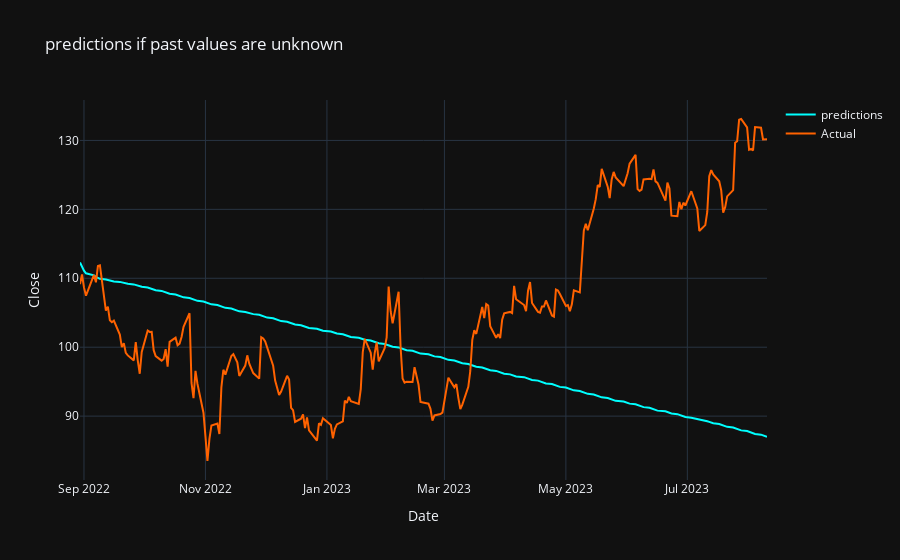

The code cell stored with this chart in its notebook:
### Code cell
fig=go.Figure()
fig.add_scatter(x=test_dates,y=le.inverse_transform(updated_x[0][backcandles:]).ravel(),
                marker=dict(color="#00ffff"),
                name="predictions")
fig.add_scatter(x=test_dates,y=le.inverse_transform(y_test).ravel(),
                marker=dict(color="#ff6200"),
                name="Actual")
fig.update_layout(template="plotly_dark",
                  hovermode='x unified',
                  xaxis_title="Date",
                  yaxis_title="Close",
                  title="predictions if past values are unknown")

### Figure 1 — Plotly figure (JSON) as saved in the notebook; plotly's stock layout.template omitted (floating-point values rounded to 4 significant figures; data arrays with more than 128 entries replaced by an {"elided": "..."} marker saying what was removed)
{"data": [{"marker": {"color": "#00ffff"}, "name": "predictions", "type": "scatter", "x": {"elided": "238 str values"}, "y": {"elided": "238 float values"}}, {"marker": {"color": "#ff6200"}, "name": "Actual", "type": "scatter", "x": {"elided": "238 str values"}, "y": {"elided": "238 float values"}}], "layout": {"hovermode": "x unified", "title": {"text": "predictions if past values are unknown"}, "xaxis": {"title": {"text": "Date"}}, "yaxis": {"title": {"text": "Close"}}}}
